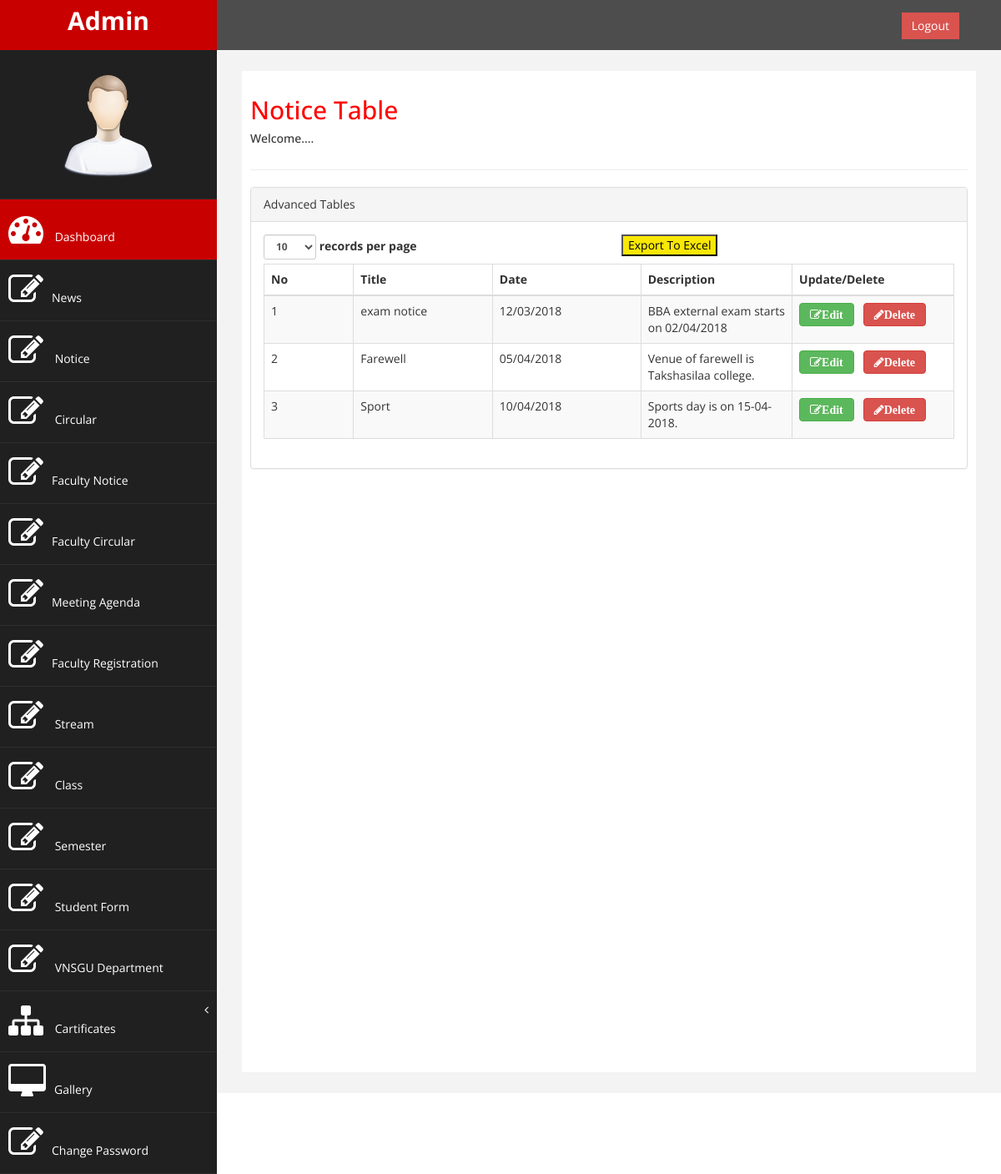
/admin/viewfacultynotice.php (signed in), run on the app's committed database.
### tables this page shows
CREATE TABLE `faculty_notice` (
  `fnotice_id` int(11) NOT NULL,
  `title` varchar(250) DEFAULT NULL,
  `date` varchar(20) DEFAULT NULL,
  `description` varchar(1000) DEFAULT NULL
);

### admin/viewfacultynotice.php (the view, shortened to what this page needs)
<?php
$servername = "localhost";
$username = "root";
$password = "";
$dbname = "oas";
$conn = new mysqli($servername, $username, $password, $dbname);
?>
<!DOCTYPE html PUBLIC "-//W3C//DTD XHTML 1.0 Transitional//EN" "http://www.w3.org/TR/xhtml1/DTD/xhtml1-transitional.dtd">
<html xmlns="http://www.w3.org/1999/xhtml">
<head>
</head>
<body>
<?php include 'header1.php';?>
<div id="page-wrapper" >
            <div id="page-inner">
                <div class="row">
                    <div class="col-md-12">
                     <h2>Notice Table</h2>
                        <h5>Welcome.... </h5>
                    </div>
                </div>
                 <hr />
          <div class="row">
                <div class="col-md-12">
                    <div class="panel panel-default">
                        <div class="panel-heading">
                             Advanced Tables
                        </div>
                        <div class="panel-body">
                            <div class="table-responsive">
                                <div id="dataTables-example_wrapper" class="dataTables_wrapper form-inline" role="grid"><div class="row"><div class="col-sm-6"><div class="dataTables_length" id="dataTables-example_length"><label><select name="dataTables-example_length" aria-controls="dataTables-example" class="form-control input-sm"><option value="10">10</option><option value="25">25</option><option value="50">50</option><option value="100">100</option></select> records per page</label></div></div><div class="col-sm-6"><div id="dataTables-example_filter" class="dataTables_filter"><button style="background:#F9E704"><a href="exportfacultynotice.php"><font color="#000000">Export To Excel</font></a></button></div></div></div><table class="table table-striped table-bordered table-hover dataTable no-footer" id="dataTables-example" aria-describedby="dataTables-example_info">
                                    <thead>
                                        <tr role="row"><th class="sorting_asc" tabindex="0" aria-controls="dataTables-example" rowspan="1" colspan="1" aria-sort="ascending" aria-label="Rendering engine: activate to sort column ascending" style="width: 200px;">No</th><th class="sorting" tabindex="0" aria-controls="dataTables-example" rowspan="1" colspan="1" aria-label="Browser: activate to sort column ascending" style="width: 292px;">Title</th><th class="sorting" tabindex="0" aria-controls="dataTables-example" rowspan="1" colspan="1" aria-label="Browser: activate to sort column ascending" style="width: 292px;">Date</th><th class="sorting" tabindex="0" aria-controls="dataTables-example" rowspan="1" colspan="1" aria-label="Browser: activate to sort column ascending" style="width: 292px;">Description</th><th class="sorting" tabindex="0" aria-controls="dataTables-example" rowspan="1" colspan="1" aria-label="Browser: activate to sort column ascending" style="width: 292px;">Update/Delete</th></tr>
                                    </thead>
                                    <tbody>
                                    <?php
                                        $ret="select * from faculty_notice";
$stmt = $conn->prepare($ret) ;
$stmt->execute() ;
$res=$stmt->get_result();
$cnt=1;
while($row=$res->fetch_object())
	  {
	  	?>
                                    <tr class="gradeA odd">
                                            <td class="sorting_1"><?php echo $cnt;;?></td>
                                            <td class=" "><?php echo $row->title;?></td>
                                            <td class=" "><?php echo $row->date;?></td>
                                            <td class=" "><?php echo $row->description;?></td>
                                            <td><a href="updatefacultynotice.php?fnotice_id=<?php echo $row->fnotice_id;?>" class="btn btn-success fa fa-edit"><b>Edit</b></a>&nbsp;&nbsp;
<a href="viewfacultynotice.php?del=<?php echo $row->fnotice_id;?>" class="btn btn-danger fa fa-pencil" onclick="return confirm('Do you want to delete');"><b>Delete</b></a></td>
                                        </tr>
                                        <?php $cnt=$cnt+1; }?>
                                        </tbody>
                                </table></div></div></div>
                            </div>
                        </div>
                    </div>
                </div>
            </div>
                </div>
<?php include 'footer1.php';?>
</body>
</html>

### admin/assets/css/custom.css (style rules this page uses)
body { font-family: 'Open Sans', sans-serif; }
#page-wrapper { padding: 15px 15px; min-height: 600px; background:#F3F3F3; }
#page-inner { width:100%; margin:10px 20px 10px 0px; background-color:#fff!important; padding:10px; min-height:1200px; }
h2 { color: #f00; }
@media (min-width:768px) { #page-wrapper { margin: 0 0 0 260px; padding: 15px 30px; min-height: 1200px; } }

### data on the page
faculty_notice: title "exam notice", date "12/03/2018", description "BBA external exam starts on 02/04/2018"
faculty_notice: title "Farewell", date "05/04/2018", description "Venue of farewell is Takshasilaa college."
faculty_notice: title "Sport", date "10/04/2018", description "Sports day is on 15-04-2018."
